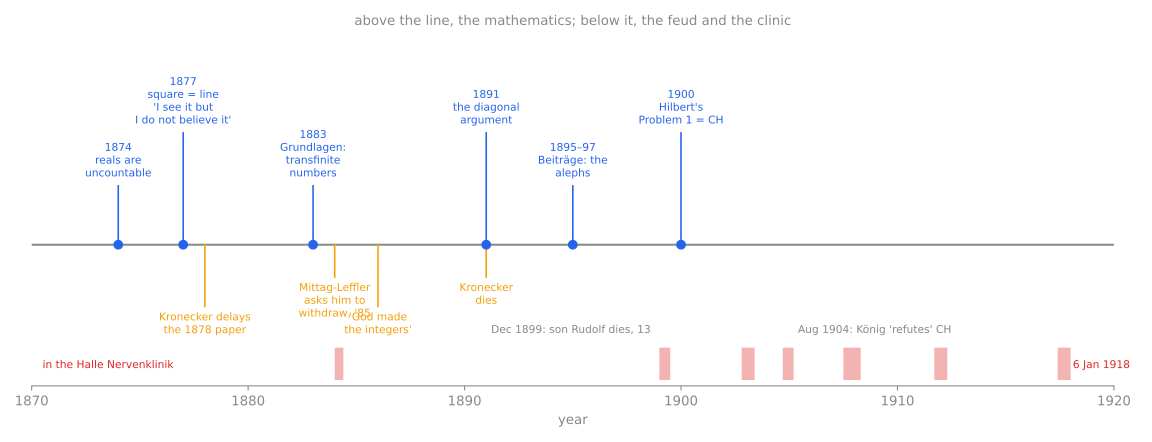

Write the Python code that produced this figure.
"""Cantor's life as two tracks: the theorems above the line, the hospital below it.

Run:  python3 cantor-timeline.py   -> cantor-timeline.svg
"""
import matplotlib
matplotlib.use("Agg")
import matplotlib.pyplot as plt
G = "#888"
work = [(1874, "1874\nreals are\nuncountable"), (1877, "1877\nsquare = line\n'I see it but\nI do not believe it'"), (1883, "1883\nGrundlagen:\ntransfinite\nnumbers"), (1891, "1891\nthe diagonal\nargument"), (1895, "1895–97\nBeiträge: the\nalephs"), (1900, "1900\nHilbert's\nProblem 1 = CH")]
feud = [(1878, "Kronecker delays\nthe 1878 paper"), (1884, "Mittag-Leffler\nasks him to\nwithdraw, '85"), (1886, "'God made\nthe integers'"), (1891, "Kronecker\ndies")]
hosp = [(1884, 1884.4), (1899, 1899.5), (1902.8, 1903.4), (1904.7, 1905.2), (1907.5, 1908.3), (1911.7, 1912.3), (1917.4, 1918.0)]
fig, ax = plt.subplots(figsize=(12, 4.6)); fig.patch.set_alpha(0); ax.set_facecolor("none")
ax.axhline(0, color=G, lw=1.5); ax.set_xlim(1870, 1920); ax.set_ylim(-2.4, 3.6)
for i, (x, lab) in enumerate(work):
    h = 1.0 if i % 2 == 0 else 1.9
    ax.plot([x, x], [0, h], color="#2563eb", lw=1.2); ax.scatter([x], [0], s=40, color="#2563eb", zorder=3)
    ax.text(x, h + 0.1, lab, ha="center", va="bottom", fontsize=8, color="#2563eb")
for i, (x, lab) in enumerate(feud):
    h = -1.05 if i % 2 == 0 else -0.55
    ax.plot([x, x], [0, h], color="#f59e0b", lw=1.2); ax.text(x, h - 0.08, lab, ha="center", va="top", fontsize=8, color="#f59e0b")
for a, b in hosp:
    ax.fill_between([a, b], -2.3, -1.75, color="#dc2626", alpha=0.35, linewidth=0)
ax.text(1870.5, -2.05, "in the Halle Nervenklinik", va="center", fontsize=8, color="#dc2626")
ax.text(1898.6, -1.5, "Dec 1899: son Rudolf dies, 13", fontsize=8, color=G, ha="right")
ax.text(1905.4, -1.5, "Aug 1904: König 'refutes' CH", fontsize=8, color=G, ha="left")
ax.text(1918.1, -2.05, "6 Jan 1918", fontsize=8, color="#dc2626", va="center")
ax.set_yticks([]); ax.tick_params(colors=G); ax.set_xlabel("year", color=G)
for s in ax.spines.values(): s.set_color(G)
ax.spines["left"].set_visible(False); ax.spines["right"].set_visible(False); ax.spines["top"].set_visible(False)
ax.set_title("above the line, the mathematics; below it, the feud and the clinic", color=G, fontsize=10)
fig.tight_layout(); fig.savefig("cantor-timeline.svg", transparent=True); print("wrote cantor-timeline.svg")
